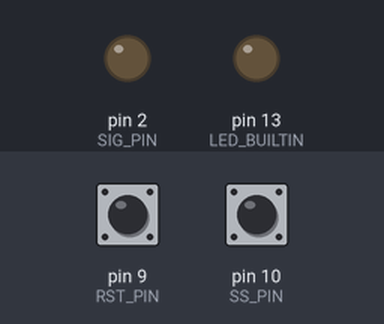
This sketch was run on a simulated Arduino Uno, built with avr-gcc and run on an emulated ATmega328P. Parts: output pins drawn as LEDs (lit = HIGH). Dashed ring = blinking. The test bench sets the inputs (shaded band); at power-on: pin 10 (SS_PIN) HIGH, pin 9 (RST_PIN) HIGH.

Above: at 1.2 s.
1.3 s: pin 10 (SS_PIN) pulled LOW for 0.15 s
At 1.6 s:
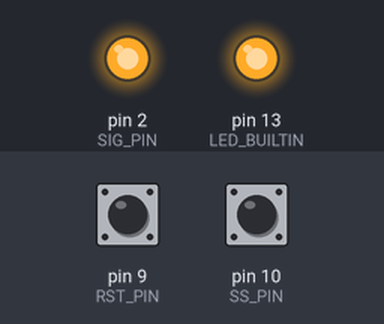
2.9 s: pin 9 (RST_PIN) pulled LOW for 0.15 s
At 3.9 s:
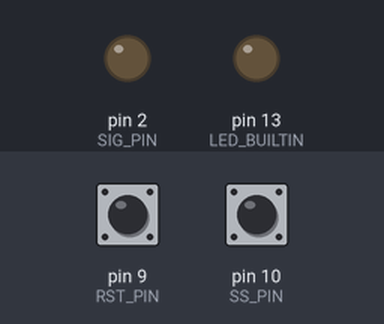
4.5 s: pin 10 (SS_PIN) pulled LOW for 1 s
At 5.2 s:
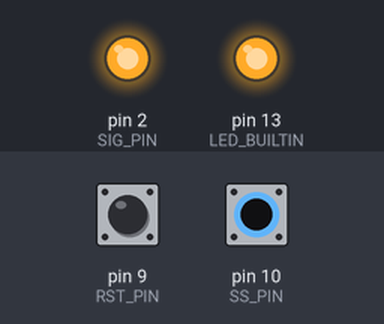
7.0 s: pin 9 (RST_PIN) driven LOW and pin 10 (SS_PIN) driven LOW
At 8.0 s:
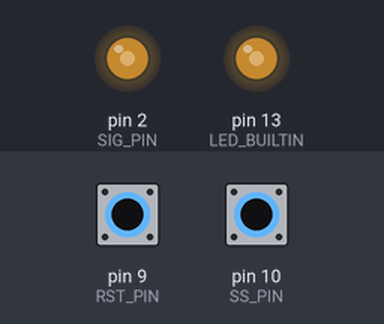
8.5 s: pin 9 (RST_PIN) driven HIGH
At 9.6 s:
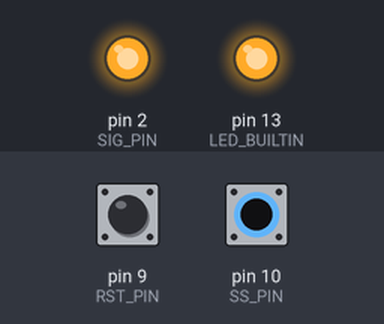
10.0 s: pin 9 (RST_PIN) pulsed LOW 2 times (0.12 s each, 0.3 s apart)
At 10.27 s:
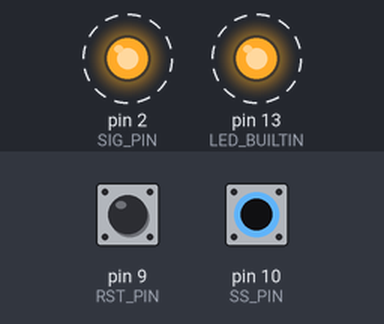
Timing chart, 0 to 13.0 s (numbered marks = the images above; inputs shaded):
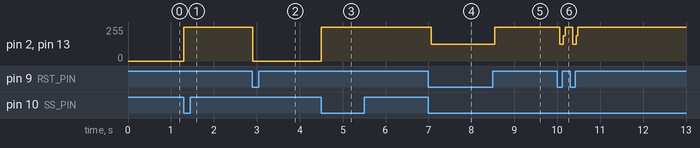

The sketch:

pump.ino
```cpp
//device reset (the closed, return position)
#define RST_PIN 9
//slave select (the pressed position)
#define SS_PIN  10
//pi signal pin
#define SIG_PIN 2

//needs a hang check
#define ON LOW
#define OFF HIGH

int at = OFF;

void pulse() {
  digitalWrite(LED_BUILTIN, HIGH);
  delay(500);
  digitalWrite(LED_BUILTIN, LOW);
}

void setup() {
  pinMode(SIG_PIN, OUTPUT);
  digitalWrite(SIG_PIN, LOW);//default
  pinMode(SS_PIN, INPUT_PULLUP);
  pinMode(RST_PIN, INPUT_PULLUP);
  pinMode(LED_BUILTIN, OUTPUT);
  digitalWrite(LED_BUILTIN, LOW);
}

void loop() {
  delay(5);
  if(digitalRead(SS_PIN) == ON && at == OFF) {
     at = ON;
     digitalWrite(SIG_PIN, HIGH);
     digitalWrite(LED_BUILTIN, HIGH);
     return;
  }
  if(digitalRead(RST_PIN) == ON && at == ON) {
     at = OFF;
     digitalWrite(SIG_PIN, LOW);
     digitalWrite(LED_BUILTIN, LOW);
     return;
  }
}
```

Measured:
- after the input at 1.3 s, pin 2 (SIG_PIN), pin 13 (LED_BUILTIN): 0/255 → 255/255 at once
- after the input at 2.9 s, pin 2 (SIG_PIN), pin 13 (LED_BUILTIN): 255/255 → 0/255 at once
- after the input at 4.5 s, pin 2 (SIG_PIN), pin 13 (LED_BUILTIN): 0/255 → 255/255 at once
- after the input at 7.0 s, pin 2 (SIG_PIN), pin 13 (LED_BUILTIN): 255/255 → 127/255 after 0.06 s
- after the input at 8.5 s, pin 2 (SIG_PIN), pin 13 (LED_BUILTIN): 127/255 → 255/255 at once
- after the input at 10.0 s, pin 2 (SIG_PIN), pin 13 (LED_BUILTIN): alternates 255/255 for 0.22 s and 127/255 for 0.08 s, 4 changes in all, then stays 255/255, starting after 0.06 s
